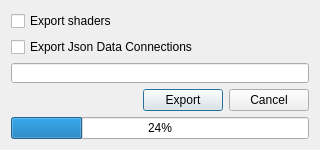
<?xml version="1.0" encoding="UTF-8"?>
<ui version="4.0">
 <class>Dialog</class>
 <widget class="QDialog" name="Dialog">
  <property name="geometry">
   <rect>
    <x>0</x>
    <y>0</y>
    <width>320</width>
    <height>150</height>
   </rect>
  </property>
  <property name="sizePolicy">
   <sizepolicy hsizetype="Fixed" vsizetype="Fixed">
    <horstretch>0</horstretch>
    <verstretch>0</verstretch>
   </sizepolicy>
  </property>
  <property name="minimumSize">
   <size>
    <width>320</width>
    <height>150</height>
   </size>
  </property>
  <property name="maximumSize">
   <size>
    <width>320</width>
    <height>150</height>
   </size>
  </property>
  <property name="windowTitle">
   <string>Dialog</string>
  </property>
  <layout class="QGridLayout" name="gridLayout">
   <item row="0" column="0">
    <layout class="QVBoxLayout" name="verticalLayout">
     <item>
      <widget class="QCheckBox" name="checkBox">
       <property name="text">
        <string>Export shaders</string>
       </property>
      </widget>
     </item>
     <item>
      <widget class="QCheckBox" name="checkBox_2">
       <property name="text">
        <string>Export Json Data Connections</string>
       </property>
      </widget>
     </item>
     <item>
      <widget class="QLineEdit" name="lineEdit"/>
     </item>
    </layout>
   </item>
   <item row="1" column="0">
    <layout class="QHBoxLayout" name="horizontalLayout">
     <item>
      <spacer name="horizontalSpacer">
       <property name="orientation">
        <enum>Qt::Horizontal</enum>
       </property>
       <property name="sizeHint" stdset="0">
        <size>
         <width>40</width>
         <height>20</height>
        </size>
       </property>
      </spacer>
     </item>
     <item>
      <widget class="QPushButton" name="pushButton">
       <property name="text">
        <string>Export</string>
       </property>
      </widget>
     </item>
     <item>
      <widget class="QPushButton" name="pushButton_2">
       <property name="text">
        <string>Cancel</string>
       </property>
      </widget>
     </item>
    </layout>
   </item>
   <item row="2" column="0">
    <widget class="QProgressBar" name="progressBar">
     <property name="value">
      <number>24</number>
     </property>
    </widget>
   </item>
  </layout>
 </widget>
 <resources/>
 <connections/>
</ui>
